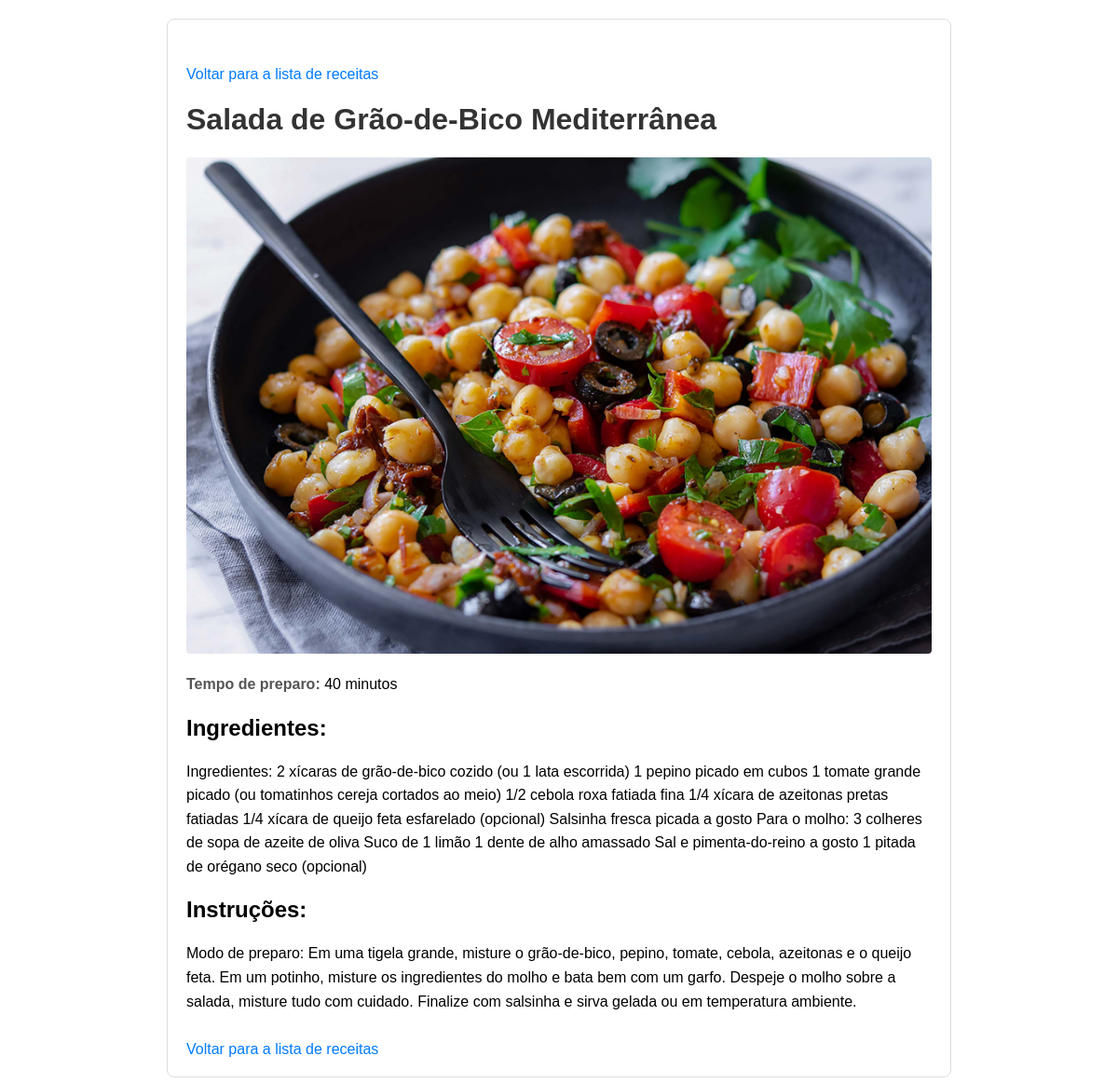
Screenshot of /recipes/5/ with the database file from the repository.
### recipes/models.py (models this page shows, shortened)
class Recipe(models.Model):
    title = models.CharField(max_length=200)
    ingredients = models.TextField()
    instructions = models.TextField()
    cooking_time = models.IntegerField(help_text="Em minutos")
    image = models.ImageField(upload_to='recipes/', blank=True, null=True)
    class Meta:
        verbose_name_plural = 'Recipes'

### recipes/views.py (the view)
# urls.py: path('<int:pk>/', views.recipe_detail, name='recipe_detail'),
def recipe_detail(request, pk):  # <-- Corrigido aqui
    recipe = get_object_or_404(Recipe, pk=pk)
    return render(request, 'recipes/recipe_detail.html', {'recipe': recipe})

### recipes/templates/recipes/recipe_detail.html (shortened to what this page needs)
<!DOCTYPE html>
<html lang="pt-br">
<head>
</head>
<body>
    <div class="container">
        <a href="{% url 'recipe_list' %}" class="back-link">Voltar para a lista de receitas</a>
        <h1>{{ recipe.title }}</h1>
        {% if recipe.image %}
            <img src="{{ recipe.image.url }}" alt="{{ recipe.title }}" class="img">
        {% endif %}
        <p><strong>Tempo de preparo:</strong> {{ recipe.cooking_time }} minutos</p>
        <h2>Ingredientes:</h2>
        <p>{{ recipe.ingredients }}</p>
        <h2>Instruções:</h2>
        <p>{{ recipe.instructions }}</p>
        <a href="{% url 'recipe_list' %}" class="back-link">Voltar para a lista de receitas</a>
    </div>
</body>
</html>

### recipes/templates/recipes/recipe_detail.html (style rules this page uses)
body { font-family: Arial, sans-serif; margin: 20px }
.container { max-width: 800px; margin: auto; padding: 20px; border: 1px solid #ddd; border-radius: 8px; }
img { max-width: 100%; height: auto; display: block; margin-bottom: 20px; border-radius: 4px; }
h1 { color: #333; }
p { line-height: 1.6; }
strong { color: #555; }
.back-link { display: block; margin-top: 30px; color: #007bff; text-decoration: none; }

### rows the page displays
Recipe: title "Salada de Grão-de-Bico Mediterrânea", image (picture), cooking_time "40", ingredients "Ingredientes: 2 xícaras de grão-de-bico cozido (ou 1 lata escorrida) 1 pepino picado em cubos 1 tomate grande picado (ou tomatinhos cereja cortados ao meio) 1/2 cebola roxa fatiada fina 1/4 xícara de azeitonas pretas fatiadas 1/4 xícara de queijo feta esfarelado (opcional) Salsinha fresca picada a gosto Para o molho: 3 colheres de sopa de azeite de oliva Suco de 1 limão 1 dente de alho amassado Sal e pimenta-do-reino a gosto 1 pitada de orégano seco (opcional)", instructions "Modo de preparo: Em uma tigela grande, misture o grão-de-bico, pepino, tomate, cebola, azeitonas e o queijo feta. Em um potinho, misture os ingredientes do molho e bata bem com um garfo. Despeje o molho sobre a salada, misture tudo com cuidado. Finalize com salsinha e sirva gelada ou em temperatura ambiente."
